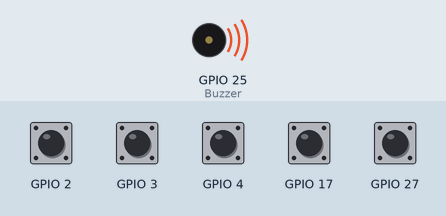
Simulated run of this program. Board: Raspberry Pi (BCM pin numbers). Shown: buzzer (waves = sounding). The test bench sets the inputs (shaded band); at power-on: GPIO 2–4, GPIO 17, GPIO 27 HIGH.

Above: at 0.1 s.
At 12.9 s:
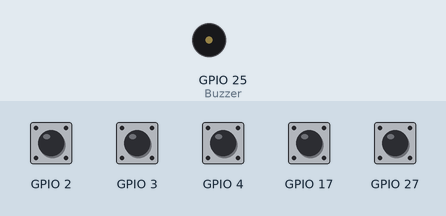
Timing chart, 0 to 14.4 s (numbered marks = the images above):
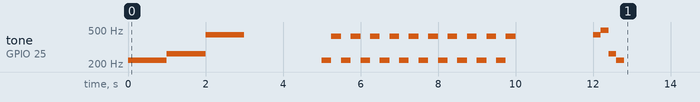

The program:

buzzer.py
```python
from time import sleep

from gpiozero import TonalBuzzer, Button
from gpiozero.tones import Tone


class Buzzer:
    def __init__(self, pin, midi_pins={}, setup=False):
        self.pin = pin
        self.midi_pins = midi_pins
        self.midi_keys = [
            "w",
            "x", "s", "c", "d", "v", "f", "b",
            "n", "j", ",", "k", ";",
            "a", "é", "z", "\"", "e", "'", "r",
            "t", "-", "y", "è", "u"
        ]

        if setup:
            self.setup()

    def setup(self):
        self.buzzer = TonalBuzzer(self.pin)

    def cleanup(self):
        self.buzzer.close()

    def setupMidi(self):
        self.midi_buttons = []

        if len(self.midi_pins) > 0:
            for value in self.midi_pins.values():
                self.midi_buttons.append(Button(value))

    def cleanupMidi(self):
        for note in self.midi_buttons:
            note.close()

        self.buzzer.close()

    def processMidi(self, delay):
        for key in self.midi_buttons:
            if key.is_pressed:
                self.playMidi(key, delay)
            else:
                self.stop()

    def play(self, tone, delay=1.0):
        if isinstance(tone, float):
            # Min frequency is 220.0 and max is 880.0
            self.buzzer.play(Tone(frequency=tone))
        elif isinstance(tone, int):
            # Min tone is 57 and max is 81
            self.buzzer.play(Tone(midi=tone))
        elif isinstance(tone, str):
            # Min note is A3 and max is A5
            self.buzzer.play(Tone(note=tone))
        sleep(delay)

    def playMidi(self, button, delay):
        note = int(str(button.pin).split("GPIO")[1])

        for key, value in self.midi_pins.items():
            if note == value:
                self.play(key, delay)

    def stop(self):
        self.buzzer.stop()

    def chime(self):
        self.play("A4", 0.2)
        self.play("B4", 0.2)
        self.play("C4", 0.2)
        self.play("A3", 0.2)
        self.stop()

    def alarm(self, repeat, delay):
        for i in range(repeat):
            self.play(220.0, delay/2)
            self.play(420.0, delay/2)
        self.stop()


if __name__ == "__main__":
    midi_pins = {
        "C4": 2,
        "D4": 3,
        "E4": 4,
        "F4": 17,
        "G4": 27,
    }

    b = Buzzer(25, midi_pins, True)

    try:
        # --- Buzzing Examples --- #

        # Frequency in Hz (Float):
        b.play(220.0, 1.0)

        # MIDI note (Integer):
        b.play(60, 1.0)  # middle C in MIDI notation

        # Representation of musical notes (String):
        b.play("A4", 1.0)

        b.stop()
        sleep(2.0)

        # Alarm
        b.alarm(10, 0.5)

        sleep(2.0)

        # Chime
        b.chime()

        # --- Midi Keyboard --- #

        b.setupMidi()
        while True:
            b.processMidi(0.2)

        b.cleanupMidi()

    except KeyboardInterrupt:
        print("\nQuitting Program")
        b.stop()
```
